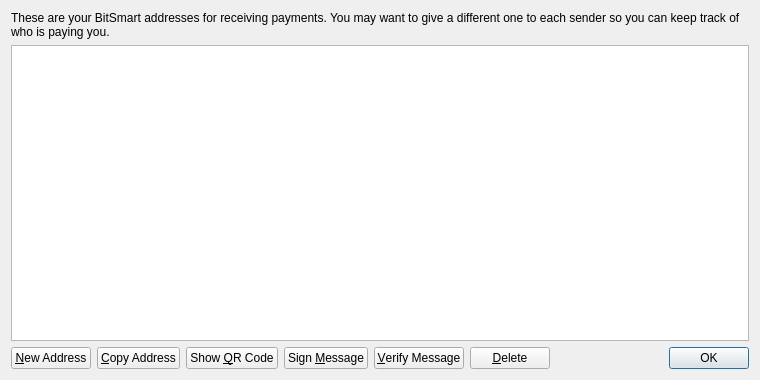
<?xml version="1.0" encoding="UTF-8"?>
<ui version="4.0">
 <class>AddressBookPage</class>
 <widget class="QWidget" name="AddressBookPage">
  <property name="geometry">
   <rect>
    <x>0</x>
    <y>0</y>
    <width>760</width>
    <height>380</height>
   </rect>
  </property>
  <property name="windowTitle">
   <string>Address Book</string>
  </property>
  <layout class="QVBoxLayout" name="verticalLayout">
   <item>
    <widget class="QLabel" name="labelExplanation">
     <property name="text">
      <string>These are your BitSmart addresses for receiving payments. You may want to give a different one to each sender so you can keep track of who is paying you.</string>
     </property>
     <property name="textFormat">
      <enum>Qt::PlainText</enum>
     </property>
     <property name="wordWrap">
      <bool>true</bool>
     </property>
    </widget>
   </item>
   <item>
    <widget class="QTableView" name="tableView">
     <property name="contextMenuPolicy">
      <enum>Qt::CustomContextMenu</enum>
     </property>
     <property name="toolTip">
      <string>Double-click to edit address or label</string>
     </property>
     <property name="tabKeyNavigation">
      <bool>false</bool>
     </property>
     <property name="alternatingRowColors">
      <bool>true</bool>
     </property>
     <property name="selectionMode">
      <enum>QAbstractItemView::SingleSelection</enum>
     </property>
     <property name="selectionBehavior">
      <enum>QAbstractItemView::SelectRows</enum>
     </property>
     <property name="sortingEnabled">
      <bool>true</bool>
     </property>
     <attribute name="verticalHeaderVisible">
      <bool>false</bool>
     </attribute>
    </widget>
   </item>
   <item>
    <layout class="QHBoxLayout" name="horizontalLayout">
     <item>
      <widget class="QPushButton" name="newAddressButton">
       <property name="toolTip">
        <string>Create a new address</string>
       </property>
       <property name="text">
        <string>&amp;New Address</string>
       </property>
       <property name="icon">
        <iconset resource="../bitcoin.qrc">
         <normaloff>:/icons/add</normaloff>:/icons/add</iconset>
       </property>
      </widget>
     </item>
     <item>
      <widget class="QPushButton" name="copyToClipboard">
       <property name="toolTip">
        <string>Copy the currently selected address to the system clipboard</string>
       </property>
       <property name="text">
        <string>&amp;Copy Address</string>
       </property>
       <property name="icon">
        <iconset resource="../bitcoin.qrc">
         <normaloff>:/icons/editcopy</normaloff>:/icons/editcopy</iconset>
       </property>
      </widget>
     </item>
     <item>
      <widget class="QPushButton" name="showQRCode">
       <property name="text">
        <string>Show &amp;QR Code</string>
       </property>
       <property name="icon">
        <iconset resource="../bitcoin.qrc">
         <normaloff>:/icons/qrcode</normaloff>:/icons/qrcode</iconset>
       </property>
      </widget>
     </item>
     <item>
      <widget class="QPushButton" name="signMessage">
       <property name="toolTip">
        <string>Sign a message to prove you own a BitSmart address</string>
       </property>
       <property name="text">
        <string>Sign &amp;Message</string>
       </property>
       <property name="icon">
        <iconset resource="../bitcoin.qrc">
         <normaloff>:/icons/edit</normaloff>:/icons/edit</iconset>
       </property>
      </widget>
     </item>
     <item>
      <widget class="QPushButton" name="verifyMessage">
       <property name="toolTip">
        <string>Verify a message to ensure it was signed with a specified BitSmart address</string>
       </property>
       <property name="text">
        <string>&amp;Verify Message</string>
       </property>
       <property name="icon">
        <iconset resource="../bitcoin.qrc">
         <normaloff>:/icons/transaction_0</normaloff>:/icons/transaction_0</iconset>
       </property>
      </widget>
     </item>
     <item>
      <widget class="QPushButton" name="deleteButton">
       <property name="toolTip">
        <string>Delete the currently selected address from the list</string>
       </property>
       <property name="text">
        <string>&amp;Delete</string>
       </property>
       <property name="icon">
        <iconset resource="../bitcoin.qrc">
         <normaloff>:/icons/remove</normaloff>:/icons/remove</iconset>
       </property>
      </widget>
     </item>
     <item>
      <spacer name="horizontalSpacer">
       <property name="orientation">
        <enum>Qt::Horizontal</enum>
       </property>
       <property name="sizeHint" stdset="0">
        <size>
         <width>40</width>
         <height>20</height>
        </size>
       </property>
      </spacer>
     </item>
     <item>
      <widget class="QDialogButtonBox" name="buttonBox">
       <property name="sizePolicy">
        <sizepolicy hsizetype="Maximum" vsizetype="Fixed">
         <horstretch>0</horstretch>
         <verstretch>0</verstretch>
        </sizepolicy>
       </property>
       <property name="standardButtons">
        <set>QDialogButtonBox::Ok</set>
       </property>
      </widget>
     </item>
    </layout>
   </item>
  </layout>
 </widget>
 <resources>
  <include location="../bitcoin.qrc"/>
 </resources>
 <connections/>
</ui>
